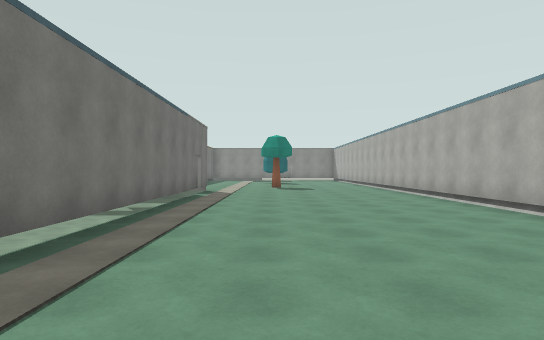
View 1 (above)

24 first-person views from a walk through a Unity game level. The camera is 1.4 m above the floor, looks level and sees 75° across. The floor is counted in squares, 2 m on a side. Each view is taken from the middle of a square. On the plan, view 1 faces up. The plan holds only what a view shows up to about 11 squares ahead; the rest is blank. The place goes on beyond the plan.

View 2
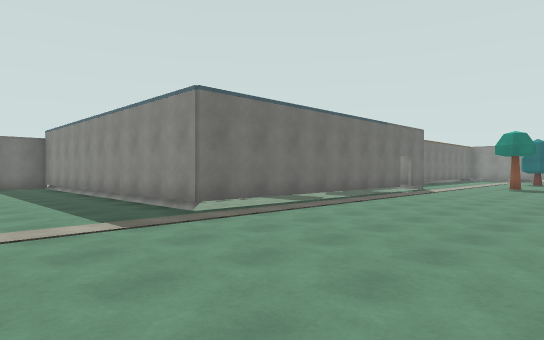

View 3
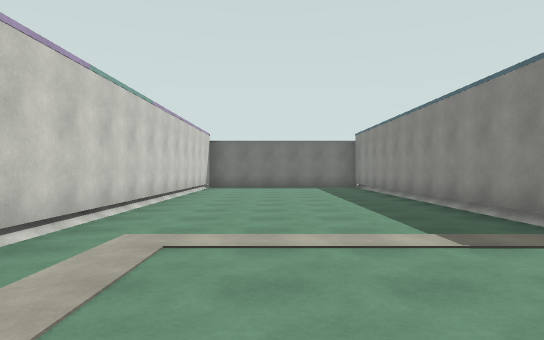

View 4
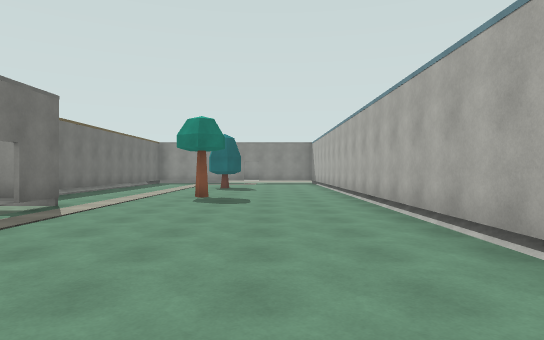

View 5
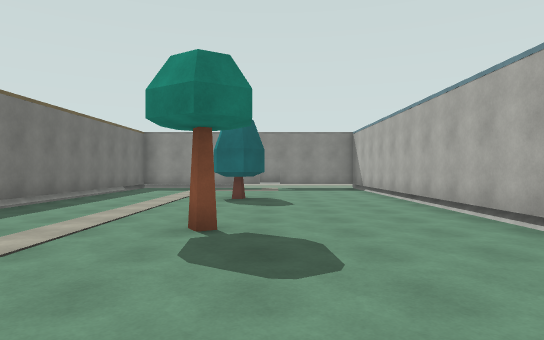

View 6
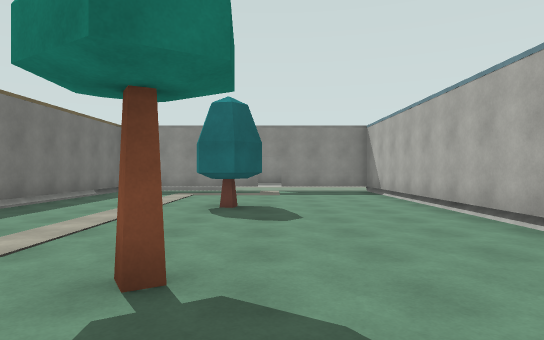

View 7
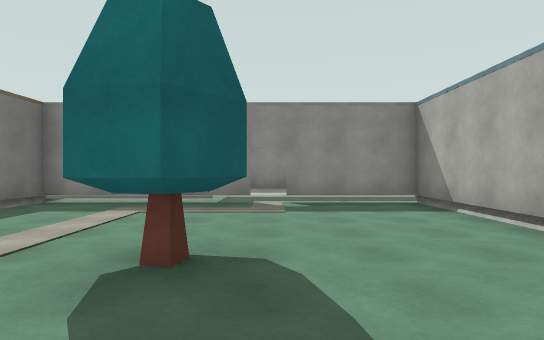

View 8
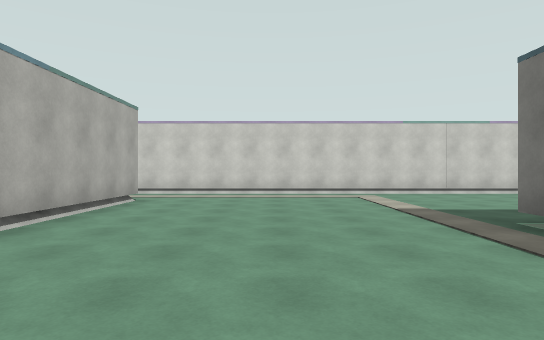

View 9
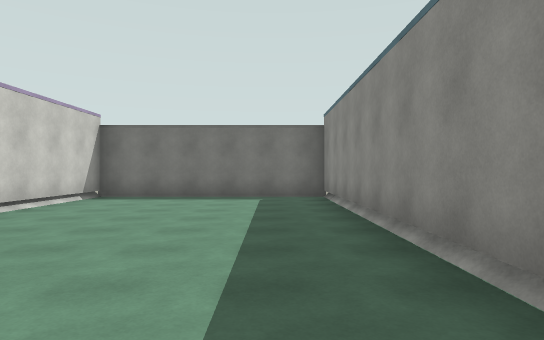

View 10
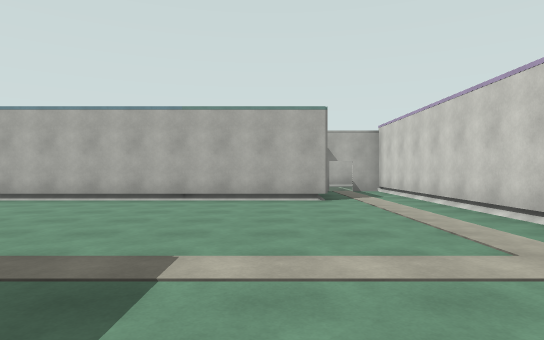

View 11
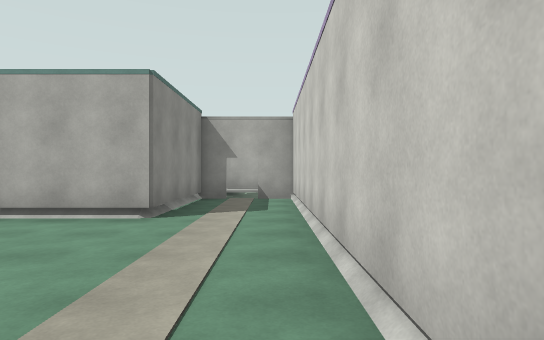

View 12
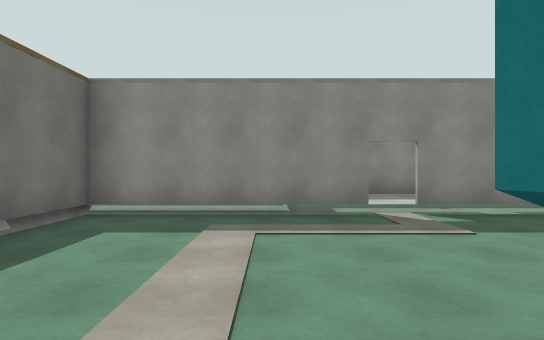

View 13
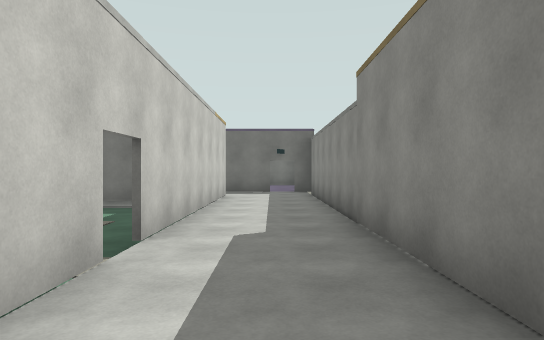

View 14
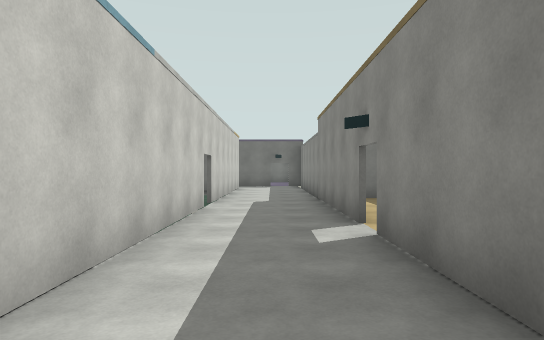

View 15
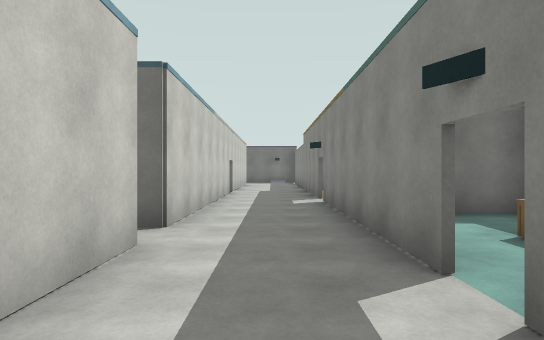

View 16
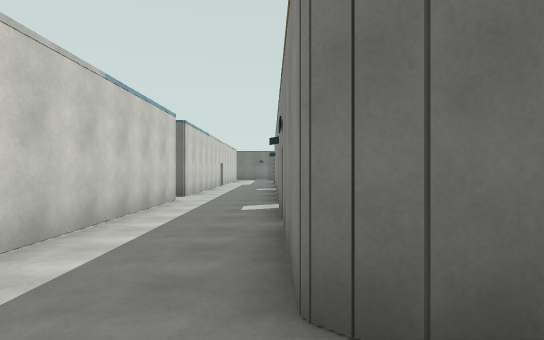

View 17
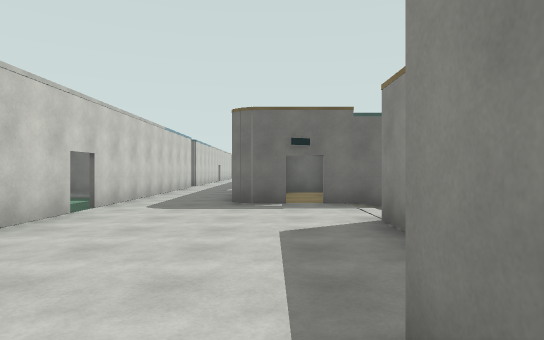

View 18
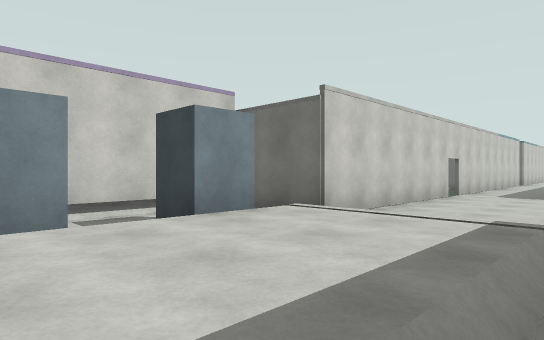

View 19
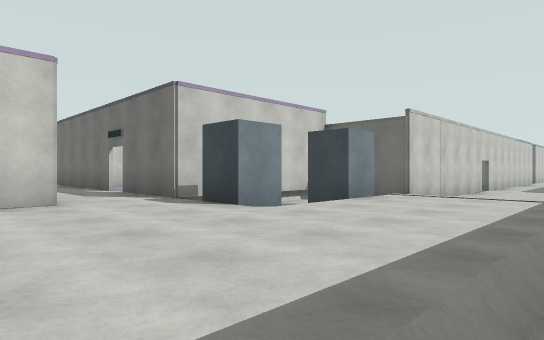

View 20
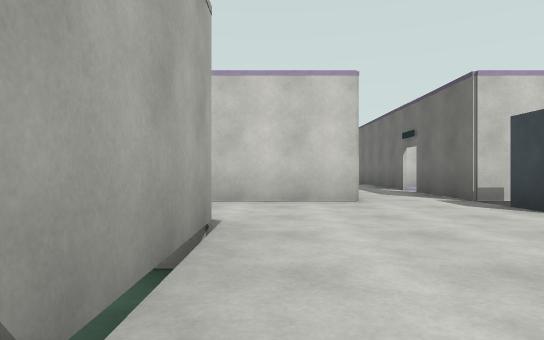

View 21
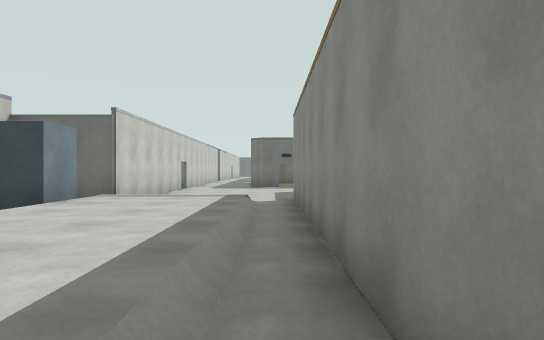

View 22
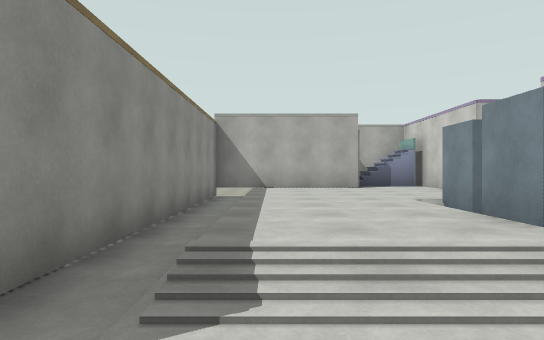

View 23
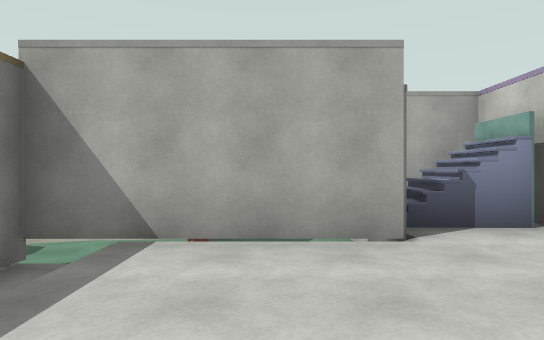

View 24
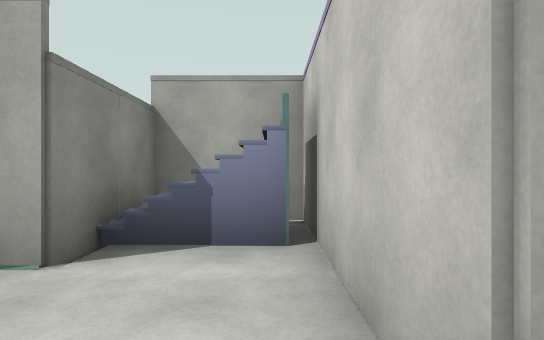

### Floor plan
Key: @ floor where view 1 was taken; # wall or solid block; . main floor; : floor 0.25 m higher than the main floor; - floor 0.25 m lower than the main floor; + floor 0.75 m higher than the main floor; * floor 1.75 m higher than the main floor; / step, stairs or slope; T thing the floor can be seen under or through; O other object.
Columns run from 12 left of view 1 to 33 right of it. Each row starts with its distance up from view 1.
 28            #      #::O  #   #:::::#### #####--
 27        ----#      #:::: #   #::::::::::::::#--
 26      #TTTTTT##########:##### ::::::/+++++++#OO
 25       :::::::::::::::::::::::::::::/+++++++#--
 24       #######:###############:######+++++++##-
 23         #.......#          ..      #OOOO++++*#
 22         #.......#                  #  OO++++##
 21         #.......#       #          #####+####
 20         #.......#                      #+
 19         #...OO..#                      ++
 18         #...O...#                      #+
 17         #.......#                     +#
 16         #.......#                     ##
 15         #.......#                      #
 14          ...O...#
 13          .......#
 12          ##.....#
 11           #.....#
 10           #.....#
  9           #.....#
  8           #.....#
  7           #.....#
  6           #.....#
  5           #.....#
  4           #.....#
  3           #.....#
  2 ###########.....#
  1 #...............#
  0 #...........@...#
 -1 #...............#####
 -2 #...................#
 -3 #...................#
 -4 #####################

Where each view was taken, in squares from view 1:
view 1: 0 up, 0 right, facing up
view 2: 1 down, 3 right, facing up-left
view 3: 1 down, 2 right, facing left
view 4: 5 up, 2 right, facing up
view 5: 10 up, 1 right, facing up
view 6: 12 up, 1 right, facing up
view 7: 16 up, 1 right, facing up
view 8: 7 up, 1 right, facing down
view 9: 1 up, 3 left, facing left
view 10: 0 up, 4 left, facing right
view 11: 3 down, 1 left, facing right
view 12: 18 up, 1 left, facing up
view 13: 25 up, 4 right, facing left
view 14: 25 up, 8 right, facing left
view 15: 25 up, 12 right, facing left
view 16: 26 up, 17 right, facing left
view 17: 27 up, 23 right, facing left
view 18: 27 up, 27 right, facing down-left
view 19: 27 up, 30 right, facing down-left
view 20: 27 up, 30 right, facing down
view 21: 27 up, 30 right, facing left
view 22: 26 up, 21 right, facing right
view 23: 25 up, 27 right, facing right
view 24: 22 up, 28 right, facing right
